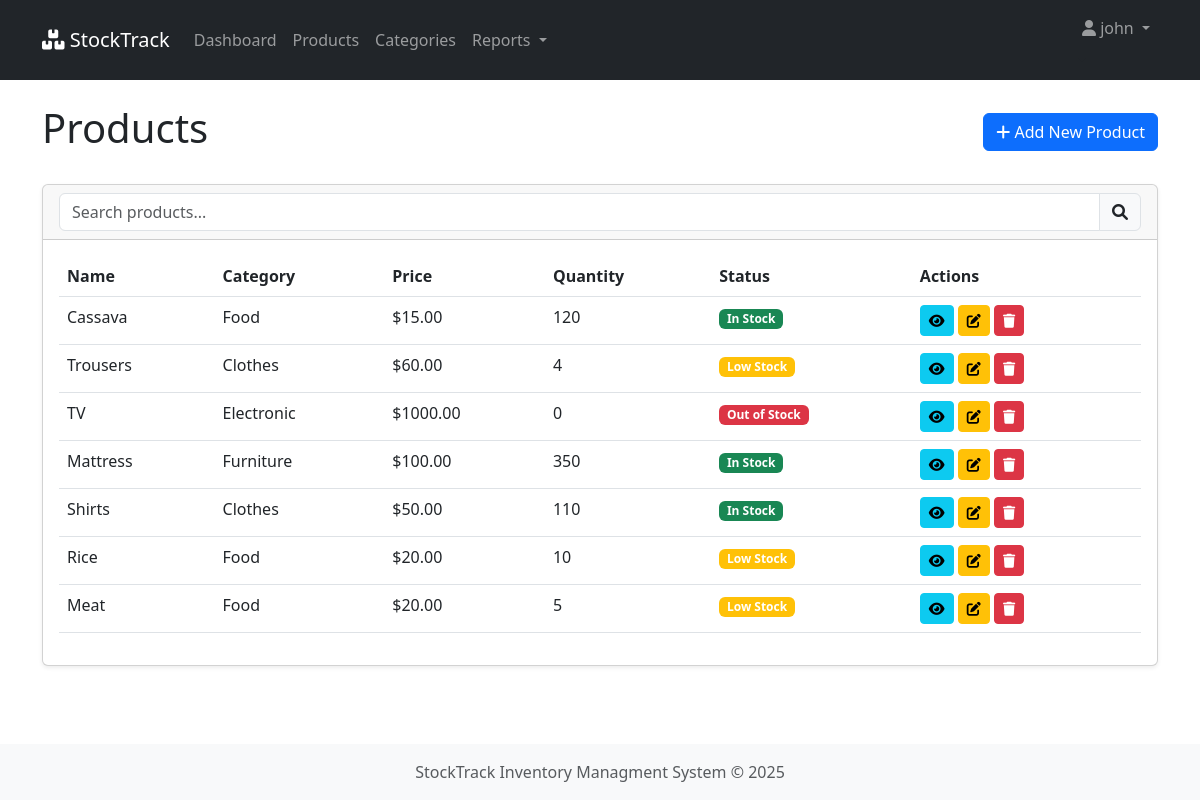
The page /products/ (signed in) on the database its author committed.
### inventory/models.py (models this page shows, shortened)
class Product(models.Model):
    name = models.CharField(max_length=255, db_index=True)
    description = models.TextField(blank=True, null=True)
    category = models.ForeignKey(Category, on_delete=models.CASCADE, related_name='products')
    price = models.DecimalField(max_digits=10, decimal_places=2, db_index=True)
    quantity = models.IntegerField(default=0, db_index=True)
    minimum_stock = models.IntegerField(default=10)
    created_at = models.DateTimeField(auto_now_add=True)
    updated_at = models.DateTimeField(auto_now=True)
    @property
    def is_low_stock(self):
        return self.quantity <= self.minimum_stock
    @property
    def is_zero(self):
        return self.quantity == 0

class Category(models.Model):
    name = models.CharField(max_length=255, unique=True, db_index=True)
    description = models.TextField(blank=True, null=True)
    created_at = models.DateTimeField(auto_now_add=True)
    class Meta:
        verbose_name_plural = "categories"
        ordering = ['name']

### inventory/views.py (the view)
# urls.py: path('products/', views.product_list, name='product_list'),
@never_cache
@login_required
def product_list(request):
    products = Product.objects.all().order_by('-id')
    return render(request, 'inventory/product_list.html', {'products': products})

### inventory/templates/inventory/product_list.html (shortened to what this page needs)
{% extends 'inventory/base.html' %}
{% load static %}
{% block content %}
<div class="d-flex justify-content-between align-items-center mb-4">
    <h1>Products</h1>
    <a href="{% url 'add_product' %}" class="btn btn-primary">
        <i class="fas fa-plus"></i> Add New Product
    </a>
</div>
<div class="card">
    <div class="card-header">
        <div class="input-group">
            <input type="text" id="productSearch" class="form-control" placeholder="Search products...">
            <span class="input-group-text"><i class="fas fa-search"></i></span>
        </div>
    </div>
    <div class="card-body">
        <div class="table-responsive">
            <table class="table table-hover" id="productsTable">
                <thead>
                    <tr>
                        <th>Name</th>
                        <th>Category</th>
                        <th>Price</th>
                        <th>Quantity</th>
                        <th>Status</th>
                        <th>Actions</th>
                    </tr>
                </thead>
                <tbody>
                    {% for product in products %}
                    <tr>
                        <td>{{ product.name }}</td>
                        <td>{{ product.category.name }}</td>
                        <td>${{ product.price }}</td>
                        <td>{{ product.quantity }}</td>
                        <td>
                            {% if product.is_zero %}
                            <span class="badge bg-danger">Out of Stock</span>
                            {% elif product.is_low_stock %}
                            <span class="badge bg-warning">Low Stock</span>
                            {% else %}
                            <span class="badge bg-success">In Stock</span>
                            {% endif %}
                        </td>
                        <td>
                            <a href="{% url 'product_detail' product.pk %}" class="btn btn-sm btn-info">
                                <i class="fas fa-eye"></i>
                            </a>
                            <a href="{% url 'edit_product' product.pk %}" class="btn btn-sm btn-warning">
                                <i class="fas fa-edit"></i>
                            </a>
                            <a href="{% url 'delete_product' product.pk %}" class="btn btn-sm btn-danger">
                                <i class="fas fa-trash"></i>
                            </a>
                        </td>
                    </tr>
                    {% empty %}
                    <tr>
                        <td colspan="6" class="text-center">No products found</td>
                    </tr>
                    {% endfor %}
                </tbody>
            </table>
        </div>
    </div>
</div>
{% endblock %}

### inventory/templates/inventory/base.html (shortened to what this page needs)
<!DOCTYPE html>
<html lang="en">
<head>
    <link rel="stylesheet" href="/static/css/style.css">
    <link href="https://cdn.jsdelivr.net/npm/bootstrap@5.3.0/dist/css/bootstrap.min.css" rel="stylesheet">
    <link rel="stylesheet" href="https://cdnjs.cloudflare.com/ajax/libs/font-awesome/6.0.0/css/all.min.css">
</head>
<body>
    {% if user.is_authenticated %}
    <nav class="navbar navbar-expand-lg navbar-dark bg-dark">
        <div class="container">
            <a href="{% url 'dashboard' %}" class="navbar-brand">
                <i class="fas fa-boxes"></i> StockTrack
            </a>
            <div class="collapse navbar-collapse" id="navbar">
                <ul class="navbar-nav">
                    <li class="nav-item">
                        <a href="{% url 'dashboard' %}" class="nav-link">Dashboard</a>
                    </li>
                    <li class="nav-item">
                        <a href="{% url 'product_list' %}" class="nav-link">Products</a>
                    </li>
                    <li class="nav-item">
                        <a href="{% url 'category_list' %}" class="nav-link">Categories</a>
                    </li>
                    <li class="nav-item dropdown">
                        <a class="nav-link dropdown-toggle" href="#" id="reportsDropdown" role="button" data-bs-toggle="dropdown">
                            Reports
                        </a>
                    </li>
                </ul>
                <ul class="navbar-nav ms-auto">
                    <li class="nav-item dropdown-toggle">
                        <a href="#" class="nav-link dropdown-toggle" id="userDropdown" role="button" data-bs-toggle="dropdown">
                            <i class="fas fa-user"></i> {{user.username}}
                        </a>
                    </li>
                </ul>
            </div>
        </div>
    </nav>
    {% endif %}
    <div class="container mt-4">
        {% block content %}{% endblock %}
    </div>
    <footer class="footer mt-auto py-3 bg-light">
        <div class="container text-center">
            <span class="text-muted">
                StockTrack Inventory Managment System &copy; {% now "Y" %}
            </span>
        </div>
    </footer>
</body>
</html>

### static/css/style.css (style rules this page uses)
body { min-height: 100vh; display: flex; flex-direction: column; }
.footer { margin-top: auto; }
.card { box-shadow: 0 0.125rem 0.25rem rgba(0, 0, 0, 0.075); margin-bottom: 1.5rem; }
.card-header { font-weight: 500; background-color: #f8f9fa; }
.table { margin-bottom: 0; }
.table th { background-color: #f8f9fa; }

### rows shown on the page
Product: name "Cassava", category.name "Food", price "15.00", quantity "120", minimum_stock "In Stock"
Product: name "Trousers", category.name "Clothes", price "60.00", quantity "4", minimum_stock "Low Stock"
Product: name "TV", category.name "Electronic", price "1000.00", quantity "0", shows "Out of Stock"
Product: name "Mattress", category.name "Furniture", price "100.00", quantity "350", minimum_stock "In Stock"
Product: name "Shirts", category.name "Clothes", price "50.00", quantity "110", minimum_stock "In Stock"
Product: name "Rice", category.name "Food", price "20.00", quantity "10", minimum_stock "Low Stock"
Product: name "Meat", category.name "Food", price "20.00", quantity "5", minimum_stock "Low Stock"

### other values the page prints
{{ user.username }} "john"
